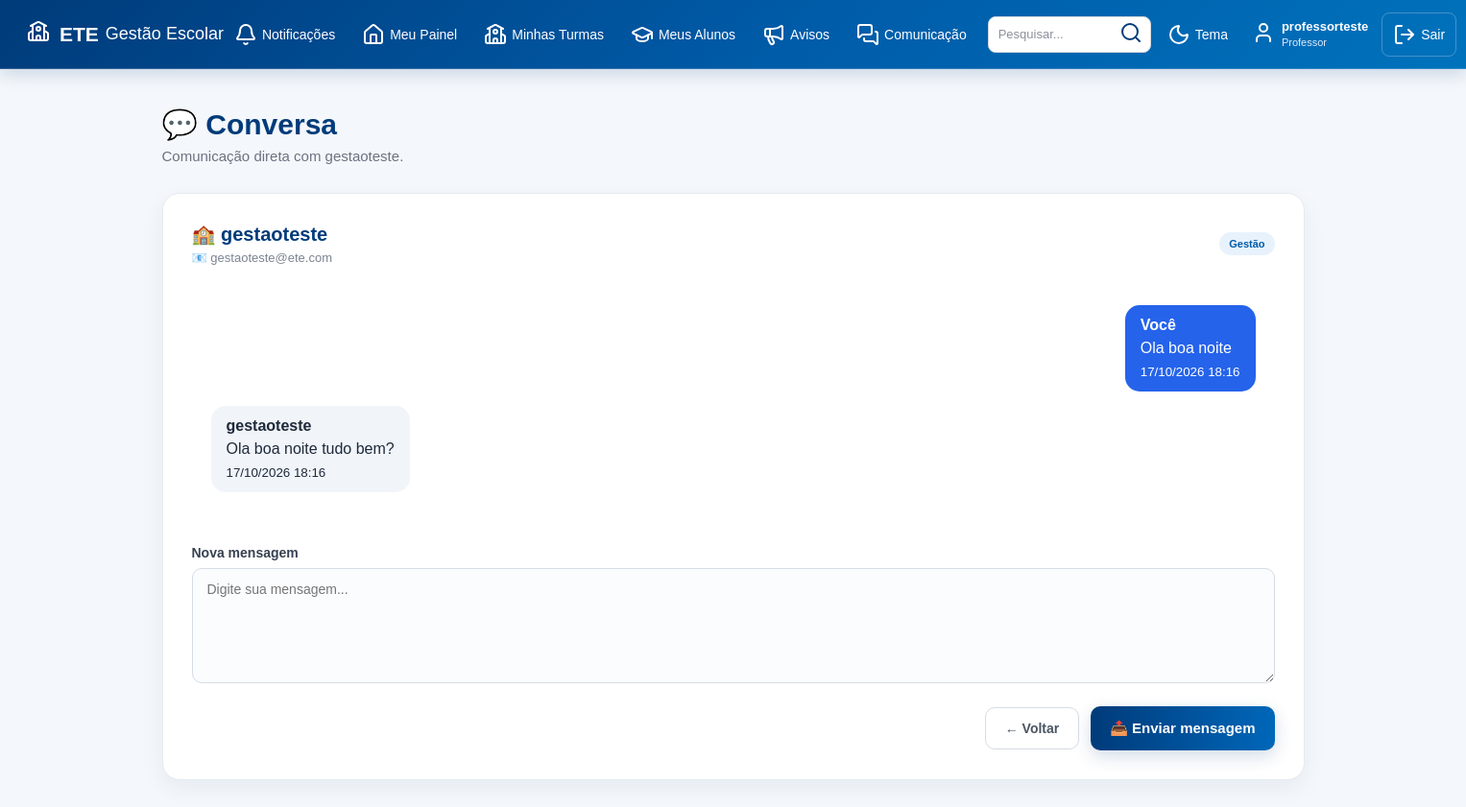
The page /comunicacao/17 (signed in) on the database its author committed.
### tables this page shows
CREATE TABLE usuarios (

            id INTEGER PRIMARY KEY AUTOINCREMENT,

            nome TEXT NOT NULL,

            email TEXT NOT NULL,

            tipo TEXT NOT NULL,

            telefone TEXT,

            turma TEXT

        , senha TEXT, primeiro_acesso INTEGER DEFAULT 0);

CREATE TABLE mensagens (

            id INTEGER PRIMARY KEY AUTOINCREMENT,

            remetente_id INTEGER NOT NULL,

            destinatario_id INTEGER NOT NULL,

            mensagem TEXT NOT NULL,

            data TEXT NOT NULL,

            lida INTEGER DEFAULT 0,

            FOREIGN KEY (remetente_id)
                REFERENCES usuarios(id),

            FOREIGN KEY (destinatario_id)
                REFERENCES usuarios(id)

        );

### app.py (the view, shortened to what this page needs)
@app.route("/comunicacao/<int:contato_id>", methods=["GET", "POST"])
def conversa(contato_id):
    acesso = exigir_login()
    if acesso:
        return acesso
    conexao = conectar()
    try:
        usuario_id = session["usuario_id"]
        usuario_tipo = session["usuario_tipo"]
        if contato_id == usuario_id:
            flash("Você não pode conversar consigo mesmo.", "error")
            return redirect(url_for("comunicacao"))
        contato = conexao.execute(
            "SELECT * FROM usuarios WHERE id = ?",
            (contato_id,)
        ).fetchone()
        if contato is None:
            flash("Usuário não encontrado.", "error")
            return redirect(url_for("comunicacao"))
        permitido = False
        if usuario_tipo == "gestao":
            permitido = contato["tipo"] in ("professor", "aluno")
        elif usuario_tipo == "professor":
            if contato["tipo"] == "gestao":
                permitido = True
        if not permitido:
            flash("Você não tem permissão para conversar com este usuário.", "error")
            return redirect(url_for("comunicacao"))
        mensagens = conexao.execute(
            """
            SELECT m.*, u.nome AS remetente_nome
            FROM mensagens m
            JOIN usuarios u ON u.id = m.remetente_id
            WHERE
                (m.remetente_id = ? AND m.destinatario_id = ?)
                OR
                (m.remetente_id = ? AND m.destinatario_id = ?)
            ORDER BY m.id ASC
            """,
            (usuario_id, contato_id, contato_id, usuario_id)
        ).fetchall()
        conexao.execute(
            """
            UPDATE mensagens SET lida = 1
            WHERE remetente_id = ? AND destinatario_id = ?
            """,
            (contato_id, usuario_id)
        )
        conexao.commit()
    finally:
        conexao.close()
    return render_template(
        "conversa.html",
        contato=contato,
        mensagens=mensagens,
        usuario_id=usuario_id,
        usuario_nome=session["usuario_nome"],
        usuario_tipo=session["usuario_tipo"]
    )

### app.py (called while the page is built)
def usuario_logado():
    return "usuario_id" in session

def exigir_login():
    if not usuario_logado():
        flash("Você precisa estar logado para acessar esta página.", "error")
        return redirect(url_for("inicio"))
    return None

def buscar_usuario_atual():
    if not usuario_logado():
        return None
    conexao = conectar()
    try:
        return conexao.execute(
            "SELECT * FROM usuarios WHERE id = ?",
            (session["usuario_id"],)
        ).fetchone()
    finally:
        conexao.close()

@app.before_request
def protecao_global():
    if request.endpoint in {"inicio", "static"}:
        return None
    if not usuario_logado():
        return None
    usuario = buscar_usuario_atual()
    if usuario is None:
        session.clear()
        flash("Sua sessão não é mais válida.", "error")
        return redirect(url_for("inicio"))
    session["usuario_nome"] = usuario["nome"]
    session["usuario_email"] = usuario["email"]
    session["usuario_tipo"] = usuario["tipo"]
    if (
        usuario["primeiro_acesso"] == 1
        and request.endpoint not in {"trocar_senha", "logout", "static"}
    ):
        return redirect(url_for("trocar_senha"))
    return None

@app.context_processor
def disponibilizar_notificacoes():
    return obter_contadores_notificacoes()

### banco.py (called while the page is built)
def conectar():
    conexao = sqlite3.connect("gestao_escolar.db")
    conexao.row_factory = sqlite3.Row
    return conexao

### templates/conversa.html (shortened to what this page needs)
<!DOCTYPE html>
<html lang="pt-BR">
<head>
    <link
        rel="stylesheet"
        href="{{ url_for('static', filename='style.css') }}"
    >
</head>
<body>
{% include "menu.html" %}
<main class="dashboard">
    <div class="dashboard-title">
        <h2>
            💬 Conversa
        </h2>
        <p>
            Comunicação direta com
            {{ contato['nome'] }}.
        </p>
    </div>
    <section class="content-card">
        <div class="section-header">
            <div>
                <h3>
                    {% if contato['tipo'] == 'professor' %}
                        👨‍🏫
                    {% elif contato['tipo'] == 'aluno' %}
                        🎓
                    {% elif contato['tipo'] == 'gestao' %}
                        🏫
                    {% else %}
                        👤
                    {% endif %}
                    {{ contato['nome'] }}
                </h3>
                <p>
                    📧 {{ contato['email'] }}
                </p>
            </div>
            <span class="badge">
                {% if contato['tipo'] == 'professor' %}
                    Professor
                {% elif contato['tipo'] == 'aluno' %}
                    Aluno
                {% elif contato['tipo'] == 'gestao' %}
                    Gestão
                {% endif %}
            </span>
        </div>
        <div
            class="mensagens-container"
            style="
                max-height: 500px;
                overflow-y: auto;
                padding: 20px;
            "
        >
            {% if mensagens %}
                {% for mensagem in mensagens %}
                    {% if mensagem['remetente_id'] == usuario_id %}
                        <div
                            style="
                                display: flex;
                                justify-content: flex-end;
                                margin-bottom: 15px;
                            "
                        >
                            <div
                                style="
                                    max-width: 70%;
                                    padding: 12px 16px;
                                    border-radius: 15px;
                                    background: #2563eb;
                                    color: white;
                                "
                            >
                                <strong>
                                    Você
                                </strong>
                                <p style="margin: 6px 0;">
                                    {{ mensagem['mensagem'] }}
                                </p>
                                <small>
                                    {{ mensagem['data'] }}
                                </small>
                            </div>
                        </div>
                    {% else %}
                        <div
                            style="
                                display: flex;
                                justify-content: flex-start;
                                margin-bottom: 15px;
                            "
                        >
                            <div
                                style="
                                    max-width: 70%;
                                    padding: 12px 16px;
                                    border-radius: 15px;
                                    background: #f1f5f9;
                                    color: #1e293b;
                                "
                            >
                                <strong>
                                    {{ mensagem['remetente_nome'] }}
                                </strong>
                                <p style="margin: 6px 0;">
                                    {{ mensagem['mensagem'] }}
                                </p>
                                <small>
                                    {{ mensagem['data'] }}
                                </small>
                            </div>
                        </div>
                    {% endif %}
                {% endfor %}
            {% endif %}
        </div>
        <form
            method="POST"
            style="margin-top: 20px;"
        >
            <div class="form-group">
                <label for="mensagem">
                    Nova mensagem
                </label>
                <textarea
                    id="mensagem"
                    name="mensagem"
                    rows="4"
                    placeholder="Digite sua mensagem..."
                    required
                ></textarea>
            </div>
            <div class="form-buttons">
                <a
                    href="{{ url_for('comunicacao') }}"
                    class="btn-secondary"
                >
                    ← Voltar
                </a>
                <button
                    type="submit"
                    class="btn-login"
                >
                    📤 Enviar mensagem
                </button>
            </div>
        </form>
    </section>
</main>
</body>
</html>

### templates/menu.html (shortened to what this page needs)
<!DOCTYPE html>
<html lang="pt-BR">
<head>
    <link
        rel="stylesheet"
        href="{{ url_for('static', filename='style.css') }}"
    >
</head>
<body>
    <header class="topo">
        <div class="topo-logo">
            <span class="logo-icone">
                <i data-lucide="school"></i>
            </span>
            <div class="logo-texto">
                <strong>ETE</strong>
                <span>Gestão Escolar</span>
            </div>
        </div>
        <nav class="menu-principal">
            {% set total_notificacoes =
                notificacoes_mensagens + notificacoes_avisos
            %}
            <a
                href="{{ url_for('comunicacao') }}"
                class="menu-item menu-notificacoes"
                aria-label="Notificações: {{ total_notificacoes }} pendentes"
                title="Mensagens e avisos não lidos"
            >
                <i data-lucide="bell"></i>
                <span>Notificações</span>
            </a>
            {% if usuario_tipo == "professor" %}
                <a
                    href="{{ url_for('professor') }}"
                    class="menu-item"
                >
                    <i data-lucide="house"></i>
                    <span>Meu Painel</span>
                </a>
                <a
                    href="{{ url_for('professor_turmas') }}"
                    class="menu-item"
                >
                    <i data-lucide="school"></i>
                    <span>Minhas Turmas</span>
                </a>
                <a
                    href="{{ url_for('meus_alunos') }}"
                    class="menu-item"
                >
                    <i data-lucide="graduation-cap"></i>
                    <span>Meus Alunos</span>
                </a>
                <a
                    href="{{ url_for('professor_avisos') }}"
                    class="menu-item"
                >
                    <i data-lucide="megaphone"></i>
                    <span>Avisos</span>
                </a>
                <a
                    href="{{ url_for('comunicacao') }}"
                    class="menu-item"
                >
                    <i data-lucide="messages-square"></i>
                    <span>Comunicação</span>
                </a>
            {% endif %}
            <div class="menu-pesquisa">
                <input
                    type="text"
                    name="pesquisa"
                    placeholder="Pesquisar..."
                    aria-label="Pesquisar no sistema"
                >
                <button
                    type="button"
                    title="Pesquisa"
                >
                    <i data-lucide="search"></i>
                </button>
            </div>
            <button
                type="button"
                class="menu-botao"
                title="Alterar tema"
            >
                <i data-lucide="moon"></i>
                <span>Tema</span>
            </button>
            <a
                href="{{ url_for('perfil') }}"
                class="menu-usuario"
            >
                <span class="usuario-icone">
                    <i data-lucide="user"></i>
                </span>
                <span class="usuario-info">
                    <strong>{{ usuario_nome }}</strong>
                    <small>{{ usuario_tipo|capitalize }}</small>
                </span>
            </a>
            <a
                href="{{ url_for('logout') }}"
                class="menu-sair"
            >
                <i data-lucide="log-out"></i>
                <span>Sair</span>
            </a>
        </nav>
    </header>
</body>
</html>

### rows shown on the page
usuarios: nome "professorteste", tipo "Professor"
usuarios: nome "gestaoteste", email "gestaoteste@ete.com"
mensagens: mensagem "Ola boa noite", data "17/10/2026 18:16"
mensagens: remetente_nome "gestaoteste", mensagem "Ola boa noite tudo bem?", data "17/10/2026 18:16"
